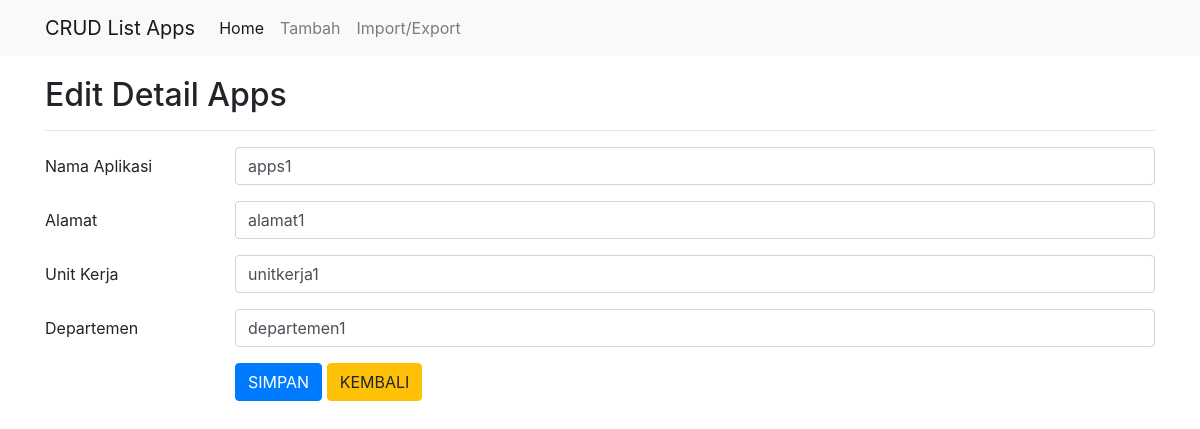
The page /edit.php?id=1 on the database its author committed.
### tables this page shows
CREATE TABLE `apps` (
  `id` int(11) NOT NULL,
  `namaapps` varchar(50) NOT NULL,
  `alamat` varchar(250) NOT NULL,
  `unitkerja` varchar(50) NOT NULL,
  `departemen` varchar(50) NOT NULL
);

### edit.php (the view, shortened to what this page needs)
<?php
include('config.php')
?>
<!DOCTYPE html>
<html lang="en">
<head>
    <link rel="stylesheet" href="https://stackpath.bootstrapcdn.com/bootstrap/4.1.3/css/bootstrap.min.css">
</head>
<body>
    <nav class="navbar navbar-expand-lg navbar-light bg-light">
        <div class="container">
            <a class="navbar-brand" href="#">CRUD List Apps</a>
            <div class="collappse navbar-collapse" id="navbarSupportedContent">
                <ul class="navbar-nav mr-auto">
                    <li class="nav-item active">
                        <a class="nav-link" href="index.php">Home</a>
                    </li>
                    <li class="nav-item">
                        <a class="nav-link" href="create.php">Tambah</a>
                    </li>
                    <li class="nav-item">
                        <a class="nav-link" href="importexport.php">Import/Export</a>
                    </li>
                </ul>
            </div>
        </div>
    </nav>
    <div class="container" style="margin-top:20px">
        <h2>Edit Detail Apps</h2>
        <hr>
        <?php
        if(isset($_GET['id'])){
            $id = $_GET['id'];
            $select = mysqli_query($koneksi, "SELECT * FROM apps WHERE id='$id'") or die(mysqli_error($koneksi));
            if(mysqli_num_rows($select) == 0){
                echo 'div class="alert alert-warning">ID tidak ada dalam database.</div>';
                exit();
            }
            else{
                $data = mysqli_fetch_assoc($select);
            }
        }
        ?>
        <form action="edit.php?id=<?php echo $id; ?>" method="post">
            <div class="form-group row">
                <label class="col-sm-2 col-form-label">Nama Aplikasi</label>
                <div class="col-sm-10">
                    <input type="text" name="namaapps" class="form-control" size="4" value="<?php echo $data['namaapps']; ?>" required>
                </div>
            </div>
            <div class="form-group row">
                <label class="col-sm-2 col-form-label">Alamat</label>
                <div class="col-sm-10">
                    <input type="text" name="alamat" class="form-control" value="<?php echo $data['alamat']; ?>" required>
                </div>
            </div>
            <div class="form-group row">
                <label class="col-sm-2 col-form-label">Unit Kerja</label>
                <div class="col-sm-10">
                    <input type="text" name="unitkerja" class="form-control" value="<?php echo $data['unitkerja']; ?>" required>
                </div>
            </div>
            <div class="form-group row">
                <label class="col-sm-2 col-form-label">Departemen</label>
                <div class="col-sm-10">
                    <input type="text" name="departemen" class="form-control" value="<?php echo $data['departemen']; ?>" required>
                </div>
            </div>
            <div class="form-group row">
                <label class="col-sm-2 col-form-label">&nbsp;</label>
                <div class="col-sm-10">
                    <input type="submit" name="submit" class="btn btn-primary" value="SIMPAN">
                    <a href="index.php" class="btn btn-warning">KEMBALI</a>
                </div>
            </div>
        </form>
    </div>
</body>
</html>

### rows shown on the page
apps: namaapps "apps1", alamat "alamat1", unitkerja "unitkerja1", departemen "departemen1"
